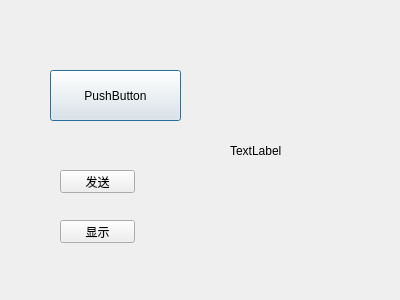
<?xml version="1.0" encoding="UTF-8"?>
<ui version="4.0">
 <class>TestDialog</class>
 <widget class="QDialog" name="TestDialog">
  <property name="geometry">
   <rect>
    <x>0</x>
    <y>0</y>
    <width>400</width>
    <height>300</height>
   </rect>
  </property>
  <property name="windowTitle">
   <string>TestDialog</string>
  </property>
  <widget class="QPushButton" name="pushButton">
   <property name="geometry">
    <rect>
     <x>50</x>
     <y>70</y>
     <width>131</width>
     <height>51</height>
    </rect>
   </property>
   <property name="text">
    <string>PushButton</string>
   </property>
  </widget>
  <widget class="QPushButton" name="pushButton_2">
   <property name="geometry">
    <rect>
     <x>60</x>
     <y>170</y>
     <width>75</width>
     <height>23</height>
    </rect>
   </property>
   <property name="text">
    <string>发送</string>
   </property>
  </widget>
  <widget class="QLabel" name="label">
   <property name="geometry">
    <rect>
     <x>230</x>
     <y>130</y>
     <width>121</width>
     <height>41</height>
    </rect>
   </property>
   <property name="text">
    <string>TextLabel</string>
   </property>
  </widget>
  <widget class="QPushButton" name="pushButton_3">
   <property name="geometry">
    <rect>
     <x>60</x>
     <y>220</y>
     <width>75</width>
     <height>23</height>
    </rect>
   </property>
   <property name="text">
    <string>显示</string>
   </property>
  </widget>
 </widget>
 <layoutdefault spacing="6" margin="11"/>
 <resources/>
 <connections/>
</ui>
